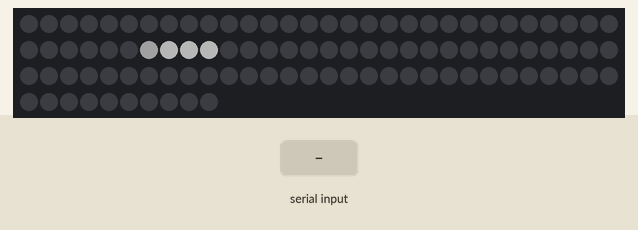
Recording of a sketch running on a simulated Arduino Uno, built with avr-gcc and run on an emulated ATmega328P. Parts: 100 RGB LEDs in strip order, left to right, continuing on the next row. The test bench sets the inputs (shaded band). Dim RGB values are drawn brighter than linear; random numbers use the default seed unless the sketch sets one.

Above: at 1.2 s.
1.3 s: byte 0 (0) received over Serial
Timing chart, 0 to 4.3 s (numbered marks = the images above; inputs shaded):
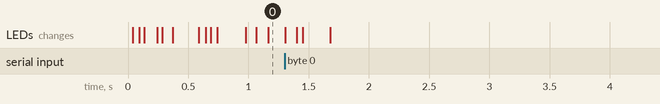

The sketch:

thunder.ino
```cpp
#include <Adafruit_NeoPixel.h>
#ifdef __AVR__
  #include <avr/power.h>
#endif

// Center Cloud
#define PIXELS 100
#define CHANCE_OF_MOVING_LOCATION 150
#define CHANCE_OF_BEING_OFF 100


#define PIN 15

Adafruit_NeoPixel strip = Adafruit_NeoPixel(PIXELS, PIN, NEO_GRB + NEO_KHZ800);

uint8_t intensity = 0;
uint8_t test_index = 0;

void setup() {
    Serial.begin(115200);
    strip.begin();
    strip.show();
    randomSeed(40);
}

void loop() {
    if (Serial.available() > 0) {
      intensity = Serial.read();
      pattern_one(intensity);

    } else {
      if(random(CHANCE_OF_MOVING_LOCATION) == 1) {
        pattern_one(0);
      }
      pattern_one(random(100)+100);
      delay(random(50));
    }

    if(random(CHANCE_OF_BEING_OFF) == 1){
      pattern_one(0);
      delay(random(4000)+1000);
    }
}

void pattern_one(uint8_t intensity) {
    if(intensity == 0){
      test_index = random(PIXELS-3)+3;
    }

    strip.setPixelColor(test_index-3, strip.Color(0,0,0));
    strip.setPixelColor(test_index-2, strip.Color(64,64,64));
    strip.setPixelColor(test_index-1, strip.Color(128,128,128));
    strip.setPixelColor(test_index, strip.Color(intensity,intensity,intensity));
    strip.setPixelColor(test_index+1, strip.Color(intensity,intensity,intensity));
//    strip.setPixelColor(test_index+2, strip.Color(intensity,intensity,intensity));
//    strip.setPixelColor(test_index+3, strip.Color(intensity,intensity,intensity));
    test_index += 1;
    test_index = test_index % PIXELS;

    strip.setBrightness(intensity);
    strip.show();
}
```
